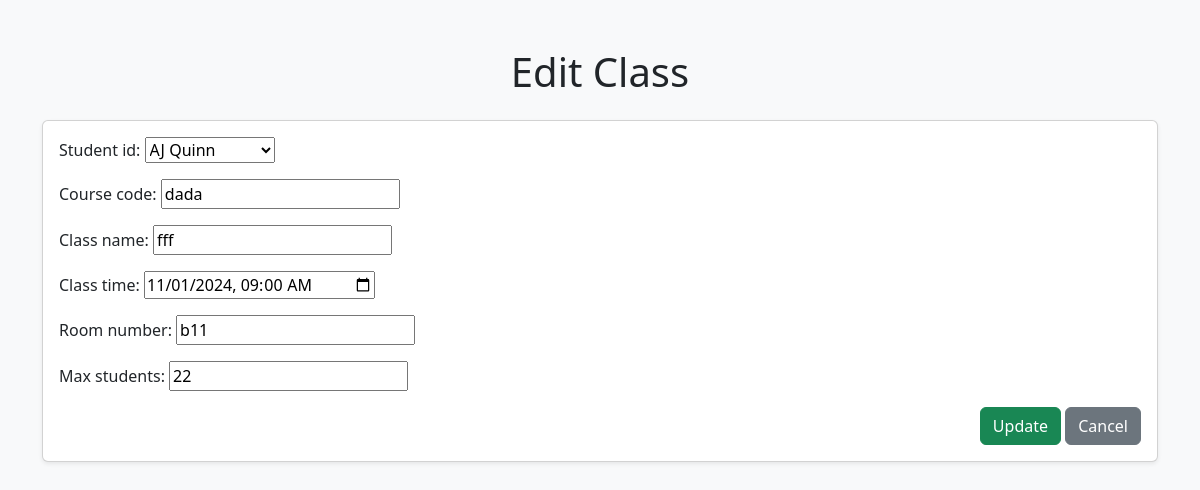
The page /classes/update/3/ (signed in) on the database its author committed.
### samsapp/models.py (models this page shows, shortened)
class Student(models.Model):
    student_id = models.AutoField(primary_key=True)  # Automatically increments
    student_fullname = models.CharField(max_length=50)
    student_email = models.EmailField(max_length=50)
    birth_date = models.DateField()
    enrollment_date = models.DateField()
    def __str__(self):
        return self.student_fullname

class Class(models.Model):
    class_id = models.AutoField(primary_key=True)  # Automatically increments
    student_id = models.ForeignKey('Student', on_delete=models.CASCADE)  # Relates to the Student model
    course_code = models.CharField(max_length=50)
    class_name = models.CharField(max_length=100)
    class_time = models.DateTimeField()
    room_number = models.CharField(max_length=10)
    max_students = models.IntegerField()

### samsapp/views.py (the view)
# urls.py: path('classes/update/<int:class_id>/', views.class_update, name='class_update'),
@login_required(login_url='login')
def class_update(request, class_id):
    class_instance = get_object_or_404(Class, pk=class_id)
    if request.method == "POST":
        form = ClassForm(request.POST, instance=class_instance)
        if form.is_valid():
            form.save()
            return redirect('class_list')
    else:
        form = ClassForm(instance=class_instance)
    return render(request, 'samsapp/class_form.html', {'form': form})

### samsapp/forms.py
class ClassForm(forms.ModelForm):
    class Meta:
        model = Class
        fields = ['student_id', 'course_code', 'class_name', 'class_time', 'room_number', 'max_students']
        widgets = {
            'class_time': forms.DateTimeInput(attrs={'type': 'datetime-local'}),
        }
    student_id = forms.ModelChoiceField(queryset=Student.objects.all(), empty_label="Select Student")

### samsapp/templates/samsapp/class_form.html (shortened to what this page needs)
<!DOCTYPE html>
<html lang="en">
<head>
    <link href="https://cdn.jsdelivr.net/npm/bootstrap@5.3.0-alpha1/dist/css/bootstrap.min.css" rel="stylesheet">
</head>
<body class="bg-light">
<div class="container mt-5">
    <h1 class="text-center mb-4">{% if form.instance.pk %}Edit Class{% else %}Add Class{% endif %}</h1>
    <div class="card shadow-sm">
        <div class="card-body">
            <form method="post">
                {{ form.as_p }}
                <div class="text-end">
                    <button type="submit" class="btn btn-success">{% if form.instance.pk %}Update{% else %}Save{% endif %}</button>
                    <a href="{% url 'class_list' %}" class="btn btn-secondary">Cancel</a>
                </div>
            </form>
        </div>
    </div>
</div>
</body>
</html>

### rows shown on the page
Student: student_id "AJ Quinn"
Class: course_code "dada", class_name "fff", class_time "11/01/2024 09:00", room_number "b11", max_students "22"
